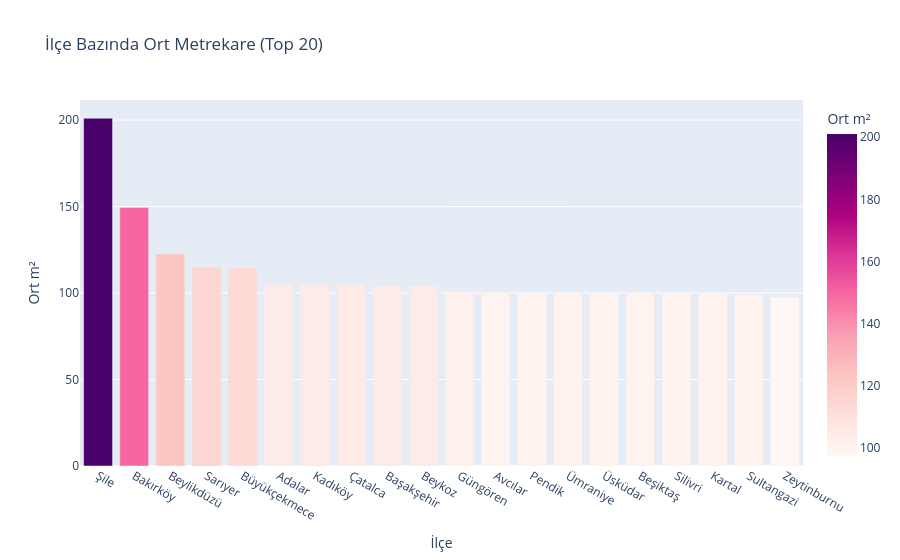

This figure's notebook cell:
### Code cell
# İlçe Bazında Ortalama Metrekare
ilce_m2 = df.groupby('Ilce')['Metrekare'].median().reset_index()
ilce_m2 = ilce_m2.sort_values('Metrekare', ascending=False).head(20)

fig = px.bar(ilce_m2,
             x='Ilce', y='Metrekare',
             color='Metrekare',
             color_continuous_scale='RdPu',
             title='İlçe Bazında Ort Metrekare (Top 20)',
             labels={'Metrekare': 'Ort m²', 'Ilce': 'İlçe'})
fig.show()

### Figure 1 — Plotly figure (JSON) as saved in the notebook; plotly's stock layout.template omitted (floating-point values rounded to 4 significant figures)
{"data": [{"hovertemplate": "İlçe=%{x}<br>Ort m²=%{marker.color}<extra></extra>", "legendgroup": "", "marker": {"color": [201.0, 149.5, 122.5, 115.0, 114.5, 105.0, 105.0, 105.0, 104.0, 104.0, 101.0, 100.0, 100.0, 100.0, 100.0, 100.0, 100.0, 100.0, 99.0, 97.5], "coloraxis": "coloraxis", "pattern": {"shape": ""}}, "name": "", "orientation": "v", "showlegend": false, "textposition": "auto", "type": "bar", "x": ["Şile", "Bakırköy", "Beylikdüzü", "Sarıyer", "Büyükçekmece", "Adalar", "Kadıköy", "Çatalca", "Başakşehir", "Beykoz", "Güngören", "Avcılar", "Pendik", "Ümraniye", "Üsküdar", "Beşiktaş", "Silivri", "Kartal", "Sultangazi", "Zeytinburnu"], "xaxis": "x", "y": [201.0, 149.5, 122.5, 115.0, 114.5, 105.0, 105.0, 105.0, 104.0, 104.0, 101.0, 100.0, 100.0, 100.0, 100.0, 100.0, 100.0, 100.0, 99.0, 97.5], "yaxis": "y"}], "layout": {"barmode": "relative", "coloraxis": {"colorbar": {"title": {"text": "Ort m²"}}, "colorscale": [[0, "rgb(255,247,243)"], [0.125, "rgb(253,224,221)"], [0.25, "rgb(252,197,192)"], [0.375, "rgb(250,159,181)"], [0.5, "rgb(247,104,161)"], [0.625, "rgb(221,52,151)"], [0.75, "rgb(174,1,126)"], [0.875, "rgb(122,1,119)"], [1, "rgb(73,0,106)"]]}, "legend": {"tracegroupgap": 0}, "title": {"text": "İlçe Bazında Ort Metrekare (Top 20)"}, "xaxis": {"anchor": "y", "domain": [0, 1], "title": {"text": "İlçe"}}, "yaxis": {"anchor": "x", "domain": [0, 1], "title": {"text": "Ort m²"}}}}
